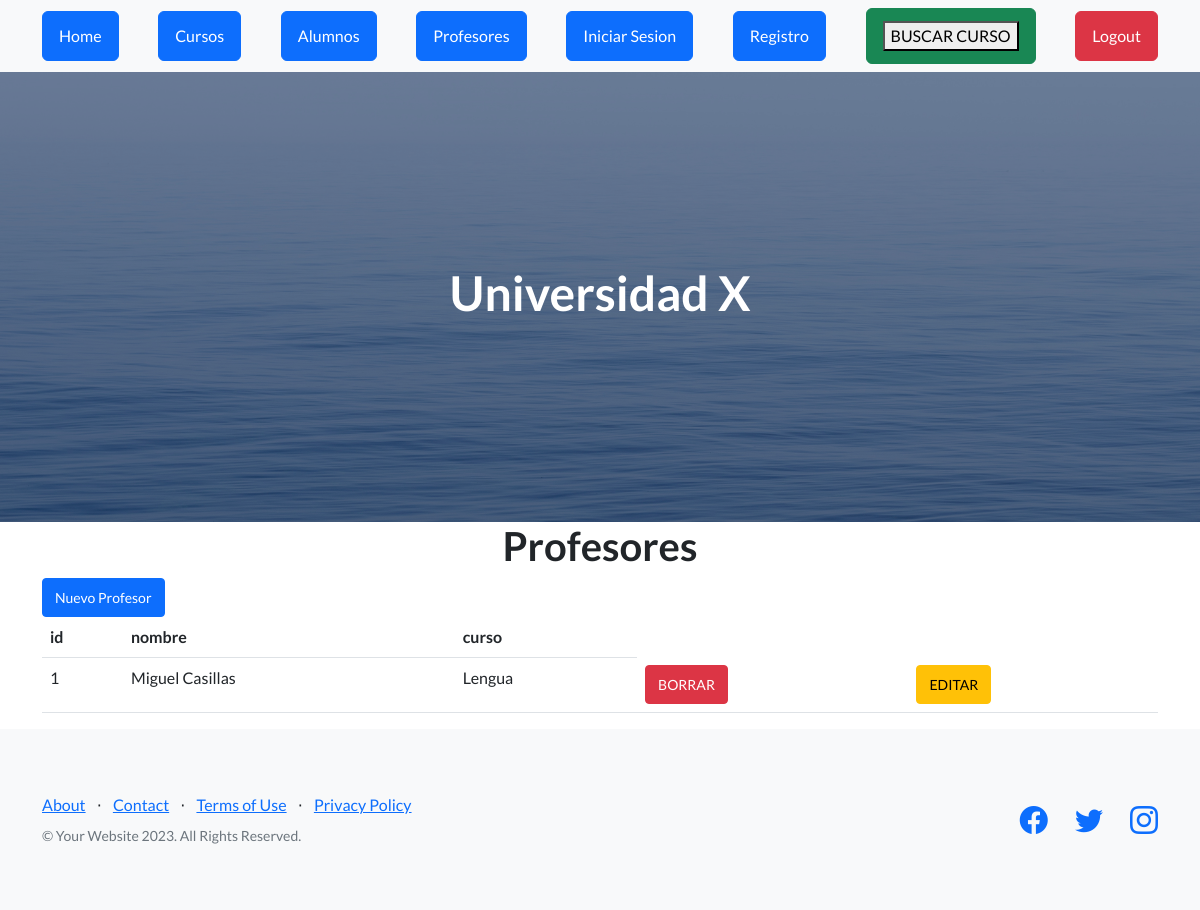
The app's page /AppUniversidad/ver_profesores with its own data.
### AppUniversidad/models.py (models this page shows, shortened)
class Profesor(models.Model):
    profesor_id = models.CharField(max_length=100)
    curso_id = models.ForeignKey(Curso, on_delete=models.CASCADE)

class Curso(models.Model):
    nombre = models.CharField(max_length=40)
    camada = models.IntegerField()
    def __str__(self):
        return self.nombre

### AppUniversidad/views.py (the view)
# urls.py: path("ver_profesores", views.ver_profesores, name= "profesores"),
def ver_profesores(request):
    profesor = Profesor.objects.all()
    dicc = {"profesores": profesor}
    plantilla = loader.get_template("profesor_formulario.html")
    documento = plantilla.render(dicc)
    return HttpResponse(documento)

### AppUniversidad/template/profesor_formulario.html
{% extends "padre.html" %}
{% load static %}
{% block contenido %}
    <main class="container">
        <h1 class="text-xl-center title"> Profesores </h1>
        <a href="alta_profesor" class="btn btn-primary btn-sm">Nuevo Profesor</a>
        <table class="table">
            <thead>
                <tr>
                    <th>id</th>
                    <th>nombre</th>
                    <th>curso</th>
                </tr>
            </thead>
            <tbody>
                {% for n in profesores %}
                <tr>
                    <td>{{n.id}}</td>
                    <td>{{n.profesor_id}}</td>
                    <td>{{n.curso_id}}</td>
                    <td><a href="{% url 'elimina_profesor' n.id %}" class="btn btn-danger btn-sm">BORRAR</a></td>
                    <td><a href="{% url 'editar_profesor'  n.id %}" class="btn btn-warning btn-sm">EDITAR</a></td>
                </tr>
                {% endfor %}
            </tbody>
        </table>
    </main>
{% endblock %}

### records on screen
Profesor: id "1", profesor_id "Miguel Casillas", curso_id "Lengua"
